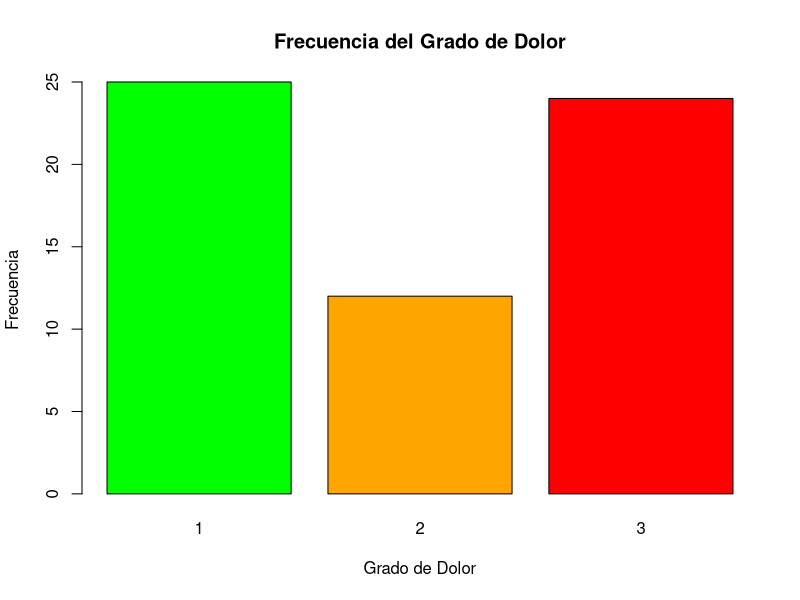
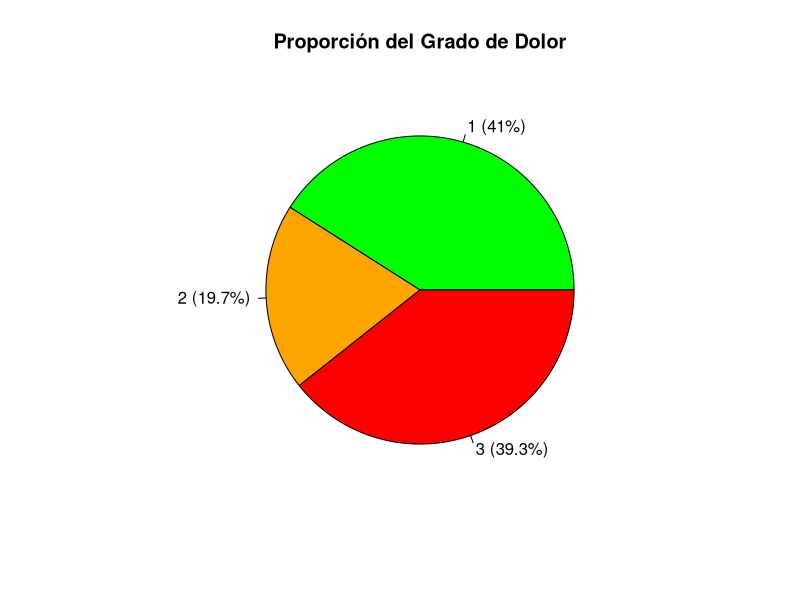

Write R code to recreate these figures, in order.
## ---- chunk 1
 Grado_de_dolor <- factor(c( "severo", "leve", "leve", "severo", "leve", "leve", "leve", "moderado", "moderado", "moderado", "moderado", "severo", "severo" , "moderado", "leve", "severo", "leve", "severo", "severo","severo", "leve", "moderado","severo", "severo","leve","leve","leve","severo","severo","leve"))

## ---- chunk 2
Grado_de_dolor <- factor (c (Grado_de_dolor, levels = Grado_de_dolor, ordered = TRUE))
## ---- chunk 3
suma_total_datos <- length(Grado_de_dolor)
print(paste("Suma total de datos:", suma_total_datos))
## ---- chunk 4
frecuencia <- table(Grado_de_dolor)
print("Frecuencia absoluta:")
print(frecuencia)

## ---- chunk 5
proporciones <- prop.table(frecuencia)
print("Proporciones:")
print(proporciones)
## ---- chunk 6
frecuencia_maxima <- max(frecuencia)
frecuencia_minima <- min(frecuencia)
print(paste("Frecuencia máxima:", frecuencia_maxima))
print(paste("Frecuencia mínima:", frecuencia_minima))
## ---- chunk 7
barplot(frecuencia,
        main = "Frecuencia del Grado de Dolor",
        xlab = "Grado de Dolor",
        ylab = "Frecuencia",
        col = c("green", "orange", "red"),
        names.arg = names(frecuencia))
## ---- chunk 8
porcentajes <- round(proporciones * 100, 1)
## ---- chunk 9
pie(frecuencia,
    labels = paste(names(frecuencia), " (", porcentajes, "%)", sep = ""),
    main = "Proporción del Grado de Dolor",
    col = c("green", "orange", "red"))
